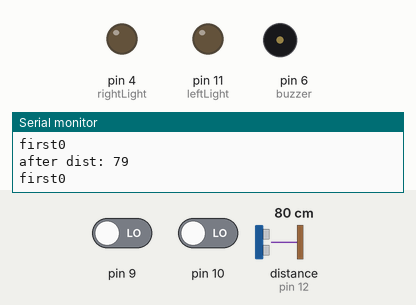
Simulated run of this sketch. Board: Arduino Uno, built with avr-gcc and run on an emulated ATmega328P. Parts: output pins drawn as LEDs (lit = HIGH), buzzer (waves = sounding), the last lines printed to the serial monitor. Wiring (inferred from the names in the program): ultrasonic range finder: trigger pin 13; echo pin 12. The inputs (shaded band) are chosen by the test bench; at power-on: pin 9 LOW, distance to the obstacle (sensor on pin 12) 80 cm, pin 10 LOW. The echo pulse lasts 58.3 µs per cm; pins used as bus, display or sensor lines are not drawn.

Above: at 1.2 s.
1.3 s: pin 9 driven HIGH
At 1.62 s:
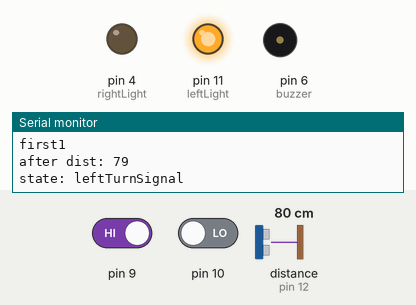
4.3 s: distance to the obstacle (sensor on pin 12) set to 11 cm
7.3 s: distance to the obstacle (sensor on pin 12) set to 8 cm
At 12.3 s:
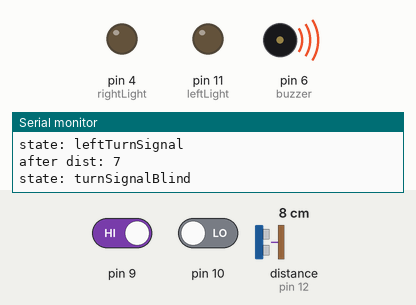
13.3 s: pin 9 driven LOW
At 15.1 s:
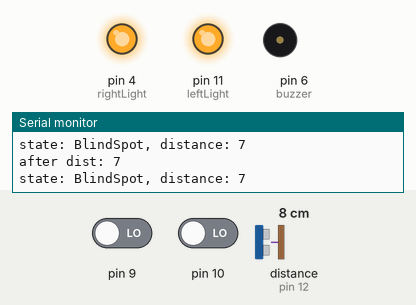
16.3 s: pin 10 driven HIGH
At 17.2 s:
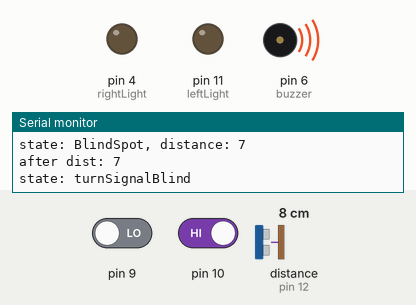
17.9 s: pin 10 driven LOW
At 21.2 s:
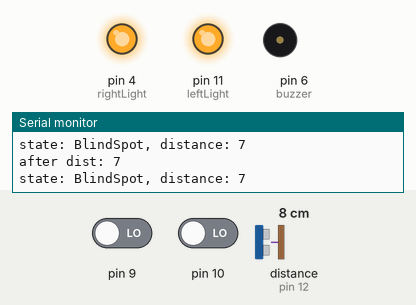
Timing chart, 0 to 21.9 s (numbered marks = the images above; inputs shaded):
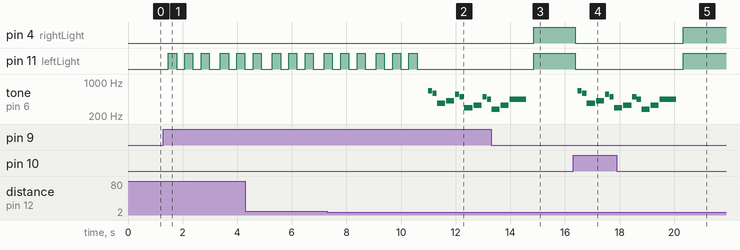

Measured:
- the behaviour switches between 10 and 9 cm on distance to the obstacle (sensor on pin 12) (found by bisection; images 1 and 2)
- after the input at 1.3 s, pin 11 (leftLight): LOW → HIGH after 0.18 s, → LOW 0.30 s later, → HIGH 0.30 s later, → LOW 0.30 s later, … (10 changes in this stretch)
- after the input at 7.3 s, pin 11 (leftLight): goes on until 10.6 s, then stays LOW; tone on pin 6 (buzzer): plays 659 Hz for 0.15 s, 587 Hz for 0.15 s, 370 Hz for 0.30 s, 415 Hz for 0.30 s, 554 Hz for 0.15 s, 494 Hz for 0.15 s … (10 notes in this stretch), starting after 3.7 s
- after the input at 13.3 s, pin 4 (rightLight): LOW → HIGH after 1.6 s; pin 11 (leftLight): goes on until 14.9 s, then stays HIGH
- after the input at 16.3 s, pin 4 (rightLight), pin 11 (leftLight): HIGH → LOW after 0.08 s; tone on pin 6 (buzzer): plays 659 Hz for 0.15 s, 587 Hz for 0.15 s, 370 Hz for 0.30 s, 415 Hz for 0.30 s, 554 Hz for 0.15 s, 494 Hz for 0.15 s … (7 notes in this stretch), starting after 0.18 s
- after the input at 17.9 s, pin 4 (rightLight): goes on until 20.3 s, then stays HIGH; pin 11 (leftLight): LOW → HIGH after 2.4 s

The sketch:

MusicalBuzzer.ino
```cpp
// the setup function runs once when you press reset or power the board

#define NOTE_B0  31
#define NOTE_C1  33
#define NOTE_CS1 35
#define NOTE_D1  37
#define NOTE_DS1 39
#define NOTE_E1  41
#define NOTE_F1  44
#define NOTE_FS1 46
#define NOTE_G1  49
#define NOTE_GS1 52
#define NOTE_A1  55
#define NOTE_AS1 58
#define NOTE_B1  62
#define NOTE_C2  65
#define NOTE_CS2 69
#define NOTE_D2  73
#define NOTE_DS2 78
#define NOTE_E2  82
#define NOTE_F2  87
#define NOTE_FS2 93
#define NOTE_G2  98
#define NOTE_GS2 104
#define NOTE_A2  110
#define NOTE_AS2 117
#define NOTE_B2  123
#define NOTE_C3  131
#define NOTE_CS3 139
#define NOTE_D3  147
#define NOTE_DS3 156
#define NOTE_E3  165
#define NOTE_F3  175
#define NOTE_FS3 185
#define NOTE_G3  196
#define NOTE_GS3 208
#define NOTE_A3  220
#define NOTE_AS3 233
#define NOTE_B3  247
#define NOTE_C4  262
#define NOTE_CS4 277
#define NOTE_D4  294
#define NOTE_DS4 311
#define NOTE_E4  330
#define NOTE_F4  349
#define NOTE_FS4 370
#define NOTE_G4  392
#define NOTE_GS4 415
#define NOTE_A4  440
#define NOTE_AS4 466
#define NOTE_B4  494
#define NOTE_C5  523
#define NOTE_CS5 554
#define NOTE_D5  587
#define NOTE_DS5 622
#define NOTE_E5  659
#define NOTE_F5  698
#define NOTE_FS5 740
#define NOTE_G5  784
#define NOTE_GS5 831
#define NOTE_A5  880
#define NOTE_AS5 932
#define NOTE_B5  988
#define NOTE_C6  1047
#define NOTE_CS6 1109
#define NOTE_D6  1175
#define NOTE_DS6 1245
#define NOTE_E6  1319
#define NOTE_F6  1397
#define NOTE_FS6 1480
#define NOTE_G6  1568
#define NOTE_GS6 1661
#define NOTE_A6  1760
#define NOTE_AS6 1865
#define NOTE_B6  1976
#define NOTE_C7  2093
#define NOTE_CS7 2217
#define NOTE_D7  2349
#define NOTE_DS7 2489
#define NOTE_E7  2637
#define NOTE_F7  2794
#define NOTE_FS7 2960
#define NOTE_G7  3136
#define NOTE_GS7 3322
#define NOTE_A7  3520
#define NOTE_AS7 3729
#define NOTE_B7  3951
#define NOTE_C8  4186
#define NOTE_CS8 4435
#define NOTE_D8  4699
#define NOTE_DS8 4978
#define REST      0


// change this to make the song slower or faster
int tempo = 180;
int buzzer=6;
int counter = 0;

// notes of the moledy followed by the duration.
// a 4 means a quarter note, 8 an eighteenth , 16 sixteenth, so on
// !!negative numbers are used to represent dotted notes,
// so -4 means a dotted quarter note, that is, a quarter plus an eighteenth!!
int melody[] = {

  // Nokia Ringtone
  // Score available at https://musescore.com/user/29944637/scores/5266155

  NOTE_E5, 8, NOTE_D5, 8, NOTE_FS4, 4, NOTE_GS4, 4,
  NOTE_CS5, 8, NOTE_B4, 8, NOTE_D4, 4, NOTE_E4, 4,
  NOTE_B4, 8, NOTE_A4, 8, NOTE_CS4, 4, NOTE_E4, 4,
  NOTE_A4, 2,
};


// sizeof gives the number of bytes, each int value is composed of two bytes (16 bits)
// there are two values per note (pitch and duration), so for each note there are four bytes
int notes = sizeof(melody) / sizeof(melody[0]) / 2;

// this calculates the duration of a whole note in ms
int wholenote = (60000 * 4) / tempo;

int divider = 0, noteDuration = 0;
#define trigPin 13
#define echoPin 12

int buttonLeft = 0;
int buttonRight = 0;
int leftLight = 11;
int rightLight = 4;
long distance = 0;
long duration;


typedef struct task {
  int state;
  unsigned long period;
  unsigned long elapsedTime;
  int (*TickFct)(int);

} task;


int delay_gcd;
const unsigned short tasksNum = 1;
task tasks[tasksNum];

enum State {leftTurnSignal,rightTurnSignal, first, BlindSpot, turnSignalBlind};

int tick(int state){
  switch (state) {
    case first:
      Serial.print("first");
      Serial.println(buttonLeft);
      if (buttonLeft == 1){
        state = leftTurnSignal;
      }
      else if(buttonRight ==1 ){
        state = rightTurnSignal;
      }
      else if (distance < 9){
        state = BlindSpot;
      }
      else if ((distance < 9) && ((buttonLeft == 1) || (buttonRight == 1) )){
        state = turnSignalBlind;
      }
      else{
        state = first;
      }
      break;

    case leftTurnSignal:
      Serial.println("state: leftTurnSignal");
      digitalWrite(leftLight, HIGH);  // turn the LED on (HIGH is the voltage level)
      delay(300);                      // wait for a second
      digitalWrite(leftLight, LOW);   // turn the LED off by making the voltage LOW
      delay(300);
      digitalWrite(leftLight, HIGH);  // turn the LED on (HIGH is the voltage level)
      delay(300);                      // wait for a second
      digitalWrite(leftLight, LOW);   // turn the LED off by making the voltage LOW
      delay(300);
      digitalWrite(leftLight, HIGH);  // turn the LED on (HIGH is the voltage level)
      delay(300);                      // wait for a second
      digitalWrite(leftLight, LOW);   // turn the LED off by making the voltage LOW
      delay(300);
      if(distance < 10) {
        state = turnSignalBlind;
      }
      else if(buttonLeft == 1 ) {
        state = leftTurnSignal;
      }
      else {
        state = first;
      }
      break;

      case rightTurnSignal:
      Serial.println("state: rightTurnSignal");
      digitalWrite(rightLight, HIGH);  // turn the LED on (HIGH is the voltage level)
      delay(300);                      // wait for a second
      digitalWrite(rightLight, LOW);   // turn the LED off by making the voltage LOW
      delay(300);
      digitalWrite(rightLight, HIGH);  // turn the LED on (HIGH is the voltage level)
      delay(300);                      // wait for a second
      digitalWrite(rightLight, LOW);   // turn the LED off by making the voltage LOW
      delay(300);
      digitalWrite(rightLight, HIGH);  // turn the LED on (HIGH is the voltage level)
      delay(300);                      // wait for a second
      digitalWrite(rightLight, LOW);   // turn the LED off by making the voltage LOW
      delay(300);
      if(distance < 10) {
        state = turnSignalBlind;
      }
      else if(buttonRight == 1 ) {
        state = rightTurnSignal;
      }
      else {
        state = first;
      }
      break;

      case BlindSpot:
        Serial.print("state: BlindSpot, distance: ");
        Serial.println(distance);
        digitalWrite(rightLight, HIGH);
        digitalWrite(leftLight, HIGH);


        if (((buttonLeft == 1) || (buttonRight == 1) )){
          digitalWrite(rightLight, LOW);
        digitalWrite(leftLight, LOW);
          state = turnSignalBlind;
        }
        else if (distance < 10) {
          counter = 0;
          state = BlindSpot;

        }

        else {
          counter++;
          if(counter == 7) {
          digitalWrite(rightLight, LOW);
        digitalWrite(leftLight, LOW);
          state = first;
          counter = 0;
          }
        }
      break;

      case turnSignalBlind:
      Serial.println("state: turnSignalBlind");
for (int thisNote = 0; thisNote < notes * 2; thisNote = thisNote + 2) {

        // calculates the duration of each note
        divider = melody[thisNote + 1];
        if (divider > 0) {
          // regular note, just proceed
          noteDuration = (wholenote) / divider;
        } else if (divider < 0) {
          // dotted notes are represented with negative durations!!
          noteDuration = (wholenote) / abs(divider);
          noteDuration *= 1.5; // increases the duration in half for dotted notes
        }

        // we only play the note for 90% of the duration, leaving 10% as a pause
        tone(buzzer, melody[thisNote], noteDuration * 0.9);

        // Wait for the specief duration before playing the next note.
        delay(noteDuration);

        // stop the waveform generation before the next note.
        noTone(buzzer);
      }
      state = first;
      break;

      default:
        state = first;
      break;

  }
  return state;
}
void setup() {
  //motion sensor
  pinMode(13, OUTPUT); // Sets the trigPin as an OUTPUT
  pinMode(12, INPUT);
  //lights
  pinMode(4, OUTPUT);
  pinMode(11, OUTPUT);
  //buttons
  pinMode(9, INPUT);
  pinMode(10, INPUT);
  //buzzer
  pinMode(6, OUTPUT);
  unsigned char i=0;
  tasks[i].state = first;
  tasks[i].period = 100;
  tasks[i].elapsedTime = 0;
  tasks[i].TickFct = &tick;
  Serial.begin(9600);

}
// the loop function runs over and over again forever
void loop() {
   delay(100);
  digitalWrite(trigPin, LOW);  // Added this line
  delayMicroseconds(2); // Added this line
  digitalWrite(trigPin, HIGH);

  delayMicroseconds(10); // Added this line
  digitalWrite(trigPin, LOW);
  duration = pulseIn(echoPin, HIGH);
  distance = (duration*.0343)/2;
  Serial.print("after dist: ");
  Serial.println(distance);
  buttonLeft = digitalRead(9);
  buttonRight = digitalRead(10);
  for(int i=0;i<tasksNum; ++i){
    if((millis()-tasks[i].elapsedTime)>=tasks[i].period){
      tasks[i].state = tasks[i].TickFct(tasks[i].state);
      tasks[i].elapsedTime = millis();
    }
  }

  //Serial.println("hi");

                        // wait for a second
}
```
